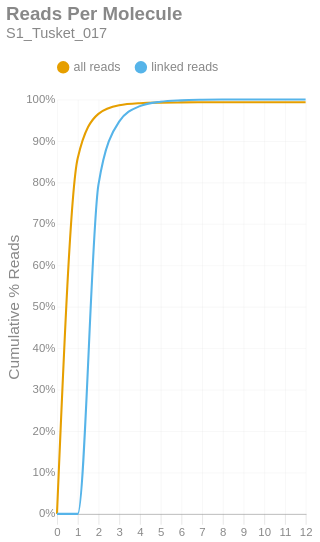

Source (notebook cell):
### Markdown cell above
### Reads per Molecule
This chart shows the cumulative distribution of the number of reads per linked molecule. That is, how many alignments are associated with a unique molecule. This excludes the number of reads associated with invalid or absent linked-read barcodes. The `linked` histogram is the percentages recalculated when disregarding singletons.

### Code cell
if SKIPLR:
    print_html(f"Skipped")
else:
    counts = np.bincount(valids['reads'].cast(pl.Int64).to_numpy())
    weighted = counts * np.arange(len(counts))
    all_perc = weighted / n_reads
    linked_perc = weighted / n_linked_reads
    linked_perc[1] = 0
    binned_df = pl.DataFrame({
        'readsper': list(range(len(counts))),
        'all reads (cumsum)': np.cumsum(all_perc).tolist(),
        'linked reads (cumsum)': np.cumsum(linked_perc).tolist(),
    })

    with SafeRender(binned_df):
        (
            density_plot(binned_df, 'Reads Per Molecule', samplename, 'readspmol')
            .encode(
                x=alt.X('readsper:O', title=None).axis(labelAngle=0).scale(padding=0),
                y=alt.Y('value:Q', title='Cumulative % Reads').axis(format='%').stack(False),
                color=alt.Color("key:N").scale(domain=["all reads", "linked reads"]),
                tooltip=[
                    alt.Tooltip("key:N", title="Data Type"),
                    alt.Tooltip("readsper:O", title="Reads Per Molecule"),
                    alt.Tooltip("value:Q", format=".2%", title="% Reads (Cum.)")
                ]            
            )
        ).display()

### Figure 1 — Vega-Lite specification as saved in the notebook (floating-point values rounded to 4 significant figures)
{"width": "container", "height": 400, "config": {"title": {"anchor": "start", "dy": -15, "fontSize": 18, "color": "#888888", "subtitleColor": "#888888", "subtitleFontSize": 14}, "arc": {"fill": "#0072B2"}, "axis": {"domainColor": "#888888", "domainWidth": 0.5, "gridWidth": 0.2, "grid": false, "titleFontWeight": 400, "titleFontSize": 15, "labelFontSize": 11, "labelColor": "#888888", "tickColor": "#888888", "tickWidth": 0.2, "titleColor": "#888888"}, "axisBand": {"grid": false}, "axisX": {"grid": true, "tickSize": 10, "domainCap": "round"}, "axisY": {"domain": false, "grid": true, "tickSize": 0, "domainCap": "round"}, "background": "transparent", "header": {"labelFontSize": 15, "labelColor": "#888888", "titleFontSize": 15, "titleFontWeight": 600, "titleColor": "#888888"}, "legend": {"labelFont": "sans-serif", "labelFontSize": 12, "labelColor": "#888888", "symbolSize": 100, "symbolType": "circle", "titleFontSize": 12, "titlePadding": 10, "titleColor": "#888888", "title": null, "orient": "top"}, "range": {"category": ["#E69F00", "#56B4E9", "#009E73", "#F0E442", "#0072B2", "#D55E00", "#CC79A7", "#000000"], "diverging": ["#cfe8f3", "#a2d4ec", "#73bfe2", "#46abdb", "#1696d2", "#12719e"]}, "area": {"fill": "#0072B2", "fillOpacity": 0.7, "line": true, "strokeOpacity": 0.7}, "line": {"color": "#0072B2", "stroke": "#0072B2", "strokeWidth": 2}, "trail": {"color": "#0072B2", "stroke": "#0072B2", "strokeWidth": 0, "size": 1}, "point": {"filled": true, "fillOpacity": 1.0, "size": 95}, "text": {"color": "#888888", "fontSize": 11, "align": "right", "fontWeight": 400, "size": 11}, "bar": {"fill": "#0072B2", "stroke": null}, "view": {"stroke": null, "continuousWidth": 660, "continuousHeight": 400}}, "data": {"name": "data-bcbf2c3549b3bd0bc0e7d6b506ac2a94"}, "mark": {"type": "line", "interpolate": "monotone", "point": {"opacity": 0, "size": 275}}, "encoding": {"color": {"field": "key", "scale": {"domain": ["all reads", "linked reads"]}, "type": "nominal"}, "tooltip": [{"field": "key", "title": "Data Type", "type": "nominal"}, {"field": "readsper", "title": "Reads Per Molecule", "type": "ordinal"}, {"field": "value", "format": ".2%", "title": "% Reads (Cum.)", "type": "quantitative"}], "x": {"axis": {"labelAngle": 0}, "field": "readsper", "scale": {"padding": 0}, "title": null, "type": "ordinal"}, "y": {"axis": {"format": "%"}, "field": "value", "stack": false, "title": "Cumulative % Reads", "type": "quantitative"}}, "params": [{"name": "param_c36ac31b6afebe62", "select": {"type": "point", "fields": ["key"]}, "bind": "legend"}], "title": {"text": "Reads Per Molecule", "subtitle": "S1_Tusket_017"}, "transform": [{"fold": ["all reads (cumsum)", "linked reads (cumsum)"]}, {"calculate": "replace(datum.key, ' (cumsum)', '')", "as": "key"}, {"filter": {"param": "param_c36ac31b6afebe62"}}], "usermeta": {"embedOptions": {"downloadFileName": "S1_Tusket_017.readspmol"}}, "$schema": "https://vega.github.io/schema/vega-lite/v6.1.0.json", "datasets": {"data-bcbf2c3549b3bd0bc0e7d6b506ac2a94": [{"readsper": 0, "all reads (cumsum)": 0.0, "linked reads (cumsum)": 0.0}, {"readsper": 1, "all reads (cumsum)": 0.858, "linked reads (cumsum)": 0.0}, {"readsper": 2, "all reads (cumsum)": 0.9653, "linked reads (cumsum)": 0.7938}, {"readsper": 3, "all reads (cumsum)": 0.9859, "linked reads (cumsum)": 0.9465}, {"readsper": 4, "all reads (cumsum)": 0.991, "linked reads (cumsum)": 0.9838}, {"readsper": 5, "all reads (cumsum)": 0.9924, "linked reads (cumsum)": 0.9945}, {"readsper": 6, "all reads (cumsum)": 0.9929, "linked reads (cumsum)": 0.9979}, {"readsper": 7, "all reads (cumsum)": 0.9931, "linked reads (cumsum)": 0.9992}, {"readsper": 8, "all reads (cumsum)": 0.9931, "linked reads (cumsum)": 0.9997}, {"readsper": 9, "all reads (cumsum)": 0.9932, "linked reads (cumsum)": 0.9999}, {"readsper": 10, "all reads (cumsum)": 0.9932, "linked reads (cumsum)": 1.0}, {"readsper": 11, "all reads (cumsum)": 0.9932, "linked reads (cumsum)": 1.0}, {"readsper": 12, "all reads (cumsum)": 0.9932, "linked reads (cumsum)": 1.0}]}}
